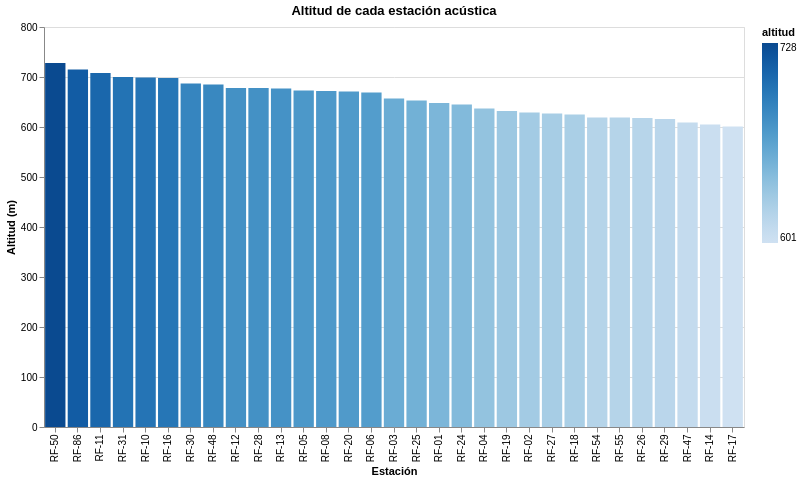

Notebook code cell kept with this figure:
### Code cell
#VISUALIZACIÓN 2: Altitud por estación (bar chart ordenado)

chart_altitud = alt.Chart(df_05).mark_bar().encode(
    x=alt.X('estacion:N', sort='-y', title='Estación'),
    y=alt.Y('altitud:Q', title='Altitud (m)'),
    color='altitud:Q',
    tooltip=['estacion', 'nombre', 'altitud']
).properties(
    title='Altitud de cada estación acústica',
    width=700,
    height=400
)

chart_altitud

### Figure 1 — Vega-Lite specification as saved in the notebook (floating-point values rounded to 4 significant figures)
{"config": {"view": {"continuousWidth": 300, "continuousHeight": 300}}, "data": {"name": "data-109d9319b4b98420c76662cce55231bf"}, "mark": {"type": "bar"}, "encoding": {"color": {"field": "altitud", "type": "quantitative"}, "tooltip": [{"field": "estacion", "type": "nominal"}, {"field": "nombre", "type": "nominal"}, {"field": "altitud", "type": "quantitative"}], "x": {"field": "estacion", "sort": "-y", "title": "Estación", "type": "nominal"}, "y": {"field": "altitud", "title": "Altitud (m)", "type": "quantitative"}}, "height": 400, "title": "Altitud de cada estación acústica", "width": 700, "$schema": "https://vega.github.io/schema/vega-lite/v5.20.1.json", "datasets": {"data-109d9319b4b98420c76662cce55231bf": [{"estacion": "RF-01", "nombre": "Paseo de Recoletos", "ubicacion": "Frente al n23 del Paseo de Recoletos", "distrito": "Centro", "barrio": "Justicia", "longitud": -3.692, "latitud": 40.42, "utm_x": 441307, "utm_y": 4474893, "altitud": 648, "fecha_alta": "2011-03-07T00:00:00"}, {"estacion": "RF-02", "nombre": "Carlos V", "ubicacion": "Plaza del Emperador Carlos V, junto al n1 del Paseo de la Infanta Isabel", "distrito": "Retiro", "barrio": "Jerónimos", "longitud": -3.692, "latitud": 40.41, "utm_x": 441327, "utm_y": 4473397, "altitud": 629, "fecha_alta": "1998-12-01T00:00:00"}, {"estacion": "RF-03", "nombre": "Plaza del Carmen", "ubicacion": "Plaza del Carmen frente al n3 de la Calle de la Salud", "distrito": "Centro", "barrio": "Sol", "longitud": -3.703, "latitud": 40.42, "utm_x": 440346, "utm_y": 4474529, "altitud": 657, "fecha_alta": "1999-11-01T00:00:00"}, {"estacion": "RF-04", "nombre": "Plaza de España", "ubicacion": "Frente al n18 de la Plaza de España", "distrito": "Moncloa - Aravaca", "barrio": "Argüelles", "longitud": -3.712, "latitud": 40.42, "utm_x": 439580, "utm_y": 4475063, "altitud": 637, "fecha_alta": "1998-12-01T00:00:00"}, {"estacion": "RF-05", "nombre": "Barrio del Pilar", "ubicacion": "Parque de La Vaguada semiesquina de Avenida Monforte de Lemos con Calle Ginzo de Limia", "distrito": "Fuencarral - El Pardo", "barrio": "Pilar", "longitud": -3.712, "latitud": 40.48, "utm_x": 439688, "utm_y": 4481078, "altitud": 673, "fecha_alta": "1999-06-07T00:00:00"}, {"estacion": "RF-06", "nombre": "Gregorio Marañón", "ubicacion": "Frente al Paseo de la Castellana n51", "distrito": "Chamberí", "barrio": "Almagro", "longitud": -3.691, "latitud": 40.44, "utm_x": 441415, "utm_y": 4476552, "altitud": 669, "fecha_alta": "1999-06-01T00:00:00"}, {"estacion": "RF-08", "nombre": "Escuelas Aguirre", "ubicacion": "Junto a Calle Alcalá 62 (Dentro del recinto de la Casa Arabe)", "distrito": "Salamanca", "barrio": "Recoletos", "longitud": -3.682, "latitud": 40.42, "utm_x": 442112, "utm_y": 4474773, "altitud": 672, "fecha_alta": "1998-12-01T00:00:00"}, {"estacion": "RF-10", "nombre": "Cuatro Caminos", "ubicacion": "Frente al n18 de la Avenida Pablo Iglesias", "distrito": "Chamberí", "barrio": "Vallehermoso", "longitud": -3.707, "latitud": 40.45, "utm_x": 440031, "utm_y": 4477454, "altitud": 699, "fecha_alta": "1999-03-25T00:00:00"}, {"estacion": "RF-11", "nombre": "Ramón y Cajal", "ubicacion": "Parque de Berlín junto al n210 de la Calle Príncipe de Vergara", "distrito": "Chamartín", "barrio": "Ciudad Jardín", "longitud": -3.677, "latitud": 40.45, "utm_x": 442563, "utm_y": 4478094, "altitud": 708, "fecha_alta": "1998-12-01T00:00:00"}, {"estacion": "RF-12", "nombre": "Manuel Becerra", "ubicacion": "Junto a la entrada del Parque María Eva Duarte De Perón en la Plaza de Manuel Becerra", "distrito": "Salamanca", "barrio": "Guindalera", "longitud": -3.669, "latitud": 40.43, "utm_x": 443288, "utm_y": 4475560, "altitud": 678, "fecha_alta": "1998-12-01T00:00:00"}, {"estacion": "RF-13", "nombre": "Vallecas", "ubicacion": "Frente al n26 de la Calle del Río San Lorenzo", "distrito": "Puente de Vallecas", "barrio": "Portazgo", "longitud": -3.652, "latitud": 40.39, "utm_x": 444704, "utm_y": 4471039, "altitud": 677, "fecha_alta": "1999-11-11T00:00:00"}, {"estacion": "RF-14", "nombre": "Plaza Elíptica", "ubicacion": "Frente al n4 de la Avenida de Oporto", "distrito": "Carabanchel", "barrio": "Abrantes", "longitud": -3.719, "latitud": 40.38, "utm_x": 438989, "utm_y": 4470735, "altitud": 605, "fecha_alta": "2009-12-22T00:00:00"}, {"estacion": "RF-16", "nombre": "Arturo Soria", "ubicacion": "Frente al n2 de la Calle del Vizconde de los Asilos", "distrito": "Ciudad Lineal", "barrio": "Quitana", "longitud": -3.639, "latitud": 40.44, "utm_x": 445783, "utm_y": 4476792, "altitud": 698, "fecha_alta": "1998-12-01T00:00:00"}, {"estacion": "RF-17", "nombre": "Villaverde", "ubicacion": "Frente al n61 de la Calle de Palomares", "distrito": "Villaverde", "barrio": "Casco histórico de Villaverde", "longitud": -3.713, "latitud": 0.4035, "utm_x": 439421, "utm_y": 4466527, "altitud": 601, "fecha_alta": "1998-12-01T00:00:00"}, {"estacion": "RF-18", "nombre": "Farolillo", "ubicacion": "Frente al n1 de la Calle Farolillo", "distrito": "Carabanchel", "barrio": "San Isidro", "longitud": -3.732, "latitud": 40.39, "utm_x": 437896, "utm_y": 4471833, "altitud": 625, "fecha_alta": "1998-12-01T00:00:00"}, {"estacion": "RF-19", "nombre": "Alto Extremadura", "ubicacion": "Frente al n4 de la Calle Hilario Sangrador", "distrito": "Latina", "barrio": "Lucero", "longitud": -0.3742, "latitud": 40.41, "utm_x": 437046, "utm_y": 4473293, "altitud": 632, "fecha_alta": "1998-12-01T00:00:00"}, {"estacion": "RF-20", "nombre": "Avenida de Moratalaz", "ubicacion": "Junto al lateral del n109 de la Calle Camino de los Vinateros", "distrito": "Moratalaz", "barrio": "Vinateros", "longitud": -3.645, "latitud": 40.41, "utm_x": 445254, "utm_y": 4473246, "altitud": 671, "fecha_alta": "1998-12-01T00:00:00"}, {"estacion": "RF-24", "nombre": "Casa de Campo", "ubicacion": "Mirador junto a la Estación Teleférico Terminal", "distrito": "Moncloa - Aravaca", "barrio": "Casa de Campo", "longitud": -3.747, "latitud": 4.042, "utm_x": 436601, "utm_y": 4474575, "altitud": 645, "fecha_alta": "1998-12-01T00:00:00"}, {"estacion": "RF-25", "nombre": "Santa Eugenia", "ubicacion": "Parque junto al n1 de la Calle Poza de la Sal", "distrito": "Villa de Vallecas", "barrio": "Santa Eugenia", "longitud": -3.603, "latitud": 40.38, "utm_x": 448851, "utm_y": 4470006, "altitud": 653, "fecha_alta": "1998-12-01T00:00:00"}, {"estacion": "RF-26", "nombre": "Embajada", "ubicacion": "Parque junto al n2 de la Calle Soto Hidalgo", "distrito": "Barajas", "barrio": "Alameda de Osuna", "longitud": -3.58, "latitud": 40.46, "utm_x": 450814, "utm_y": 4478902, "altitud": 618, "fecha_alta": "2011-03-03T00:00:00"}, {"estacion": "RF-27", "nombre": "Barajas Pueblo", "ubicacion": "Frente al n21 de la Calle Júpiter", "distrito": "Barajas", "barrio": "Casco histórico de Barajas", "longitud": -3.58, "latitud": 40.48, "utm_x": 450829, "utm_y": 4480855, "altitud": 627, "fecha_alta": "2002-05-24T00:00:00"}, {"estacion": "RF-28", "nombre": "Cuatro Vientos", "ubicacion": "Esquina de la Avenida de la Aviación con Calle Navalmoral de la Mata", "distrito": "Latina", "barrio": "Águilas", "longitud": -0.3778, "latitud": 4.038, "utm_x": 433969, "utm_y": 4469698, "altitud": 678, "fecha_alta": "2003-04-30T00:00:00"}, {"estacion": "RF-29", "nombre": "El Pardo", "ubicacion": "Parque del Concejal Miguel Martín Vela", "distrito": "Fuencarral - El Pardo", "barrio": "El Pardo", "longitud": -3.775, "latitud": 40.52, "utm_x": 434387, "utm_y": 4485540, "altitud": 616, "fecha_alta": "2003-10-01T00:00:00"}, {"estacion": "RF-30", "nombre": "Campo de las Naciones", "ubicacion": "Frente al n27 de la Calle Ribera del Sena", "distrito": "Barajas", "barrio": "Corralejos", "longitud": -3.616, "latitud": 40.46, "utm_x": 447747, "utm_y": 4479082, "altitud": 687, "fecha_alta": "2003-11-10T00:00:00"}, {"estacion": "RF-31", "nombre": "Sanchinarro", "ubicacion": "Junto al n14 de la Calle María Tudor", "distrito": "Hortaleza", "barrio": "Valdefuentes", "longitud": -3.66, "latitud": 40.49, "utm_x": 444032, "utm_y": 4482826, "altitud": 700, "fecha_alta": "2009-07-14T00:00:00"}, {"estacion": "RF-47", "nombre": "Mendez Álvaro", "ubicacion": "Frente al n13 de la Calle Juan de Mariana", "distrito": "Arganzuela", "barrio": "Delicias", "longitud": -3.687, "latitud": 40.4, "utm_x": 441716, "utm_y": 4472162, "altitud": 609, "fecha_alta": "2010-01-18T00:00:00"}, {"estacion": "RF-48", "nombre": "Castellana", "ubicacion": "Jardin de Las Bellas Artes a la altura del n2 de la Calle José Gutierrez Abascal", "distrito": "Chamartín", "barrio": "El Viso", "longitud": -3.69, "latitud": 40.44, "utm_x": 441456, "utm_y": 4476807, "altitud": 685, "fecha_alta": "2010-05-04T00:00:00"}, {"estacion": "RF-50", "nombre": "Plaza de Castilla", "ubicacion": "Frente al n9 de la Plaza Castilla", "distrito": "Chamartín", "barrio": "Nueva España", "longitud": -3.689, "latitud": 40.47, "utm_x": 441612, "utm_y": 4479667, "altitud": 728, "fecha_alta": "2011-02-28T00:00:00"}, {"estacion": "RF-54", "nombre": "Ensanche de Vallecas", "ubicacion": "Esquina entre la Avenida de la Gavia y la Avenida de las Suertes", "distrito": "Villa de Vallecas", "barrio": "Ensanche de Vallecas", "longitud": -0.03612, "latitud": 40.37, "utm_x": 448037, "utm_y": 4469337, "altitud": 619, "fecha_alta": "2009-12-15T00:00:00"}, {"estacion": "RF-55", "nombre": "Urb Embajada 2", "ubicacion": "Frente al n13 de la Calle Riano", "distrito": "Barajas", "barrio": "Alameda de Osuna", "longitud": -3.581, "latitud": 40.46, "utm_x": 450776, "utm_y": 4479232, "altitud": 619, "fecha_alta": "2010-03-17T00:00:00"}, {"estacion": "RF-86", "nombre": "Tres Olivos", "ubicacion": "Frente al n23 de la Avenida del Campo de Calatrava", "distrito": "Fuencarral - El Pardo", "barrio": "Valverde", "longitud": -3.69, "latitud": 40.5, "utm_x": 441564, "utm_y": 4483550, "altitud": 715, "fecha_alta": "2010-02-08T00:00:00"}]}}
